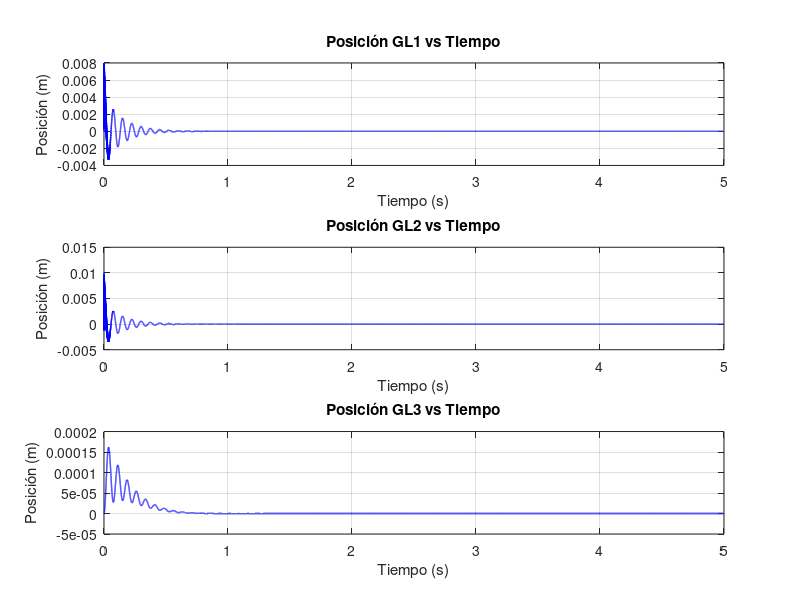

MATLAB code for this plot:
clear
clc
close all

freqcubesat1 = 1134; % [Hz]

m_movil = 0.94; % [kg] Masa plato + bobina
m_cubesat = 1.33; %[kg] Masa Cubesat
m_shaker = 100; %[kg]

kem = 15761; % [N/m]
%kc = (2*pi*freqcubesat1*m_cubesat)^2;
kc = 2.7955e+07;
k_shaker = 5000; % [N/M]

M = [m_cubesat 0 0;
    0 m_movil 0;
    0 0 m_shaker];
K = [kc -kc 0;
    -kc kc+kem -kem;
    0 -kem kem+k_shaker];


[autovec,autoval]=eig(K,M);
w=diag(autoval^0.5)
f = w/(2*pi)

dt=0.0001;
T=5;
t=0:dt:T;

x0=[0;0.01;0];
v0=zeros(3,1);

w=diag(autoval^0.5);

y0=autovec'*M*x0;

y00=autovec'*M*v0;

zittam1 = 0.9;
zittam2 = 0.08;
zittam3 = 0.01;

zitta = [zittam1;zittam2;zittam3];
wd = zeros(length(w),1);

for i = 1:length(w)
    wd(i) = w(i)*sqrt(1-zitta(i)^2);
end

q1 = [exp(-zitta(1)*w(1)*t) .* y0(1) .* cos(wd(1)*t);
      exp(-zitta(2)*w(2)*t) .* y0(2) .* cos(wd(2)*t);
      exp(-zitta(3)*w(3)*t) .* y0(3) .* cos(wd(3)*t)];

q2 = [exp(-zitta(1)*w(1)*t) .* zitta(1)/(sqrt(1-zitta(1)^2)) .* sin(wd(1)*t) .* y0(1);
      exp(-zitta(2)*w(2)*t) .* zitta(2)/(sqrt(1-zitta(2)^2)) .* sin(wd(2)*t) .* y0(2);
      exp(-zitta(3)*w(3)*t) .* zitta(3)/(sqrt(1-zitta(3)^2)) .* sin(wd(3)*t) .* y0(3)];

q3 = [y00(1)/wd(1) .* sin(wd(1)*t) .* exp(-zitta(1)*w(1)*t);
      y00(2)/wd(2) .* sin(wd(2)*t) .* exp(-zitta(2)*w(2)*t);
      y00(3)/wd(3) .* sin(wd(3)*t) .* exp(-zitta(3)*w(3)*t)];




q=q1+q2+q3;

X=autovec*q;

Cmodal = [2*zitta(1)*w(1) 0 0;
          0 2*zitta(2)*w(2) 0;
          0 0 2*zitta(3)*w(3);];
          
C = M*autovec*Cmodal*autovec'*M;

figure(1);
subplot(3,1,1);
plot(t, X(1,:), 'b', 'LineWidth', 1);
xlabel('Tiempo (s)');
ylabel('Posición (m)');
title('Posición GL1 vs Tiempo');
grid on

subplot(3,1,2);
plot(t, X(2,:), 'b', 'LineWidth', 1);
xlabel('Tiempo (s)');
ylabel('Posición (m)');
title('Posición GL2 vs Tiempo');
grid on

subplot(3,1,3);
plot(t, X(3,:), 'b', 'LineWidth', 1);
xlabel('Tiempo (s)');
ylabel('Posición (m)');
title('Posición GL3 vs Tiempo');
grid on
